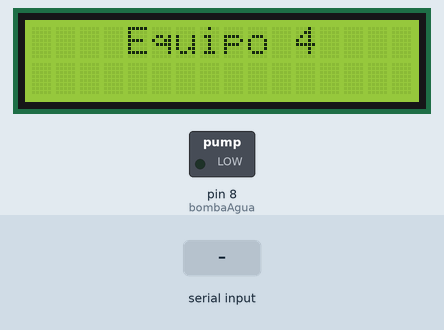
Simulated run of this sketch. Board: Arduino Uno, built with avr-gcc and run on an emulated ATmega328P. Parts: 16×2 character LCD, switched loads named in the sketch (green lamp = pin HIGH). Inputs (shaded band) come from the test bench. What the sketch prints to the serial monitor is not drawn.

Above: at 1.2 s.
1.3 s: "H:\n" received over Serial
At 3.2 s:
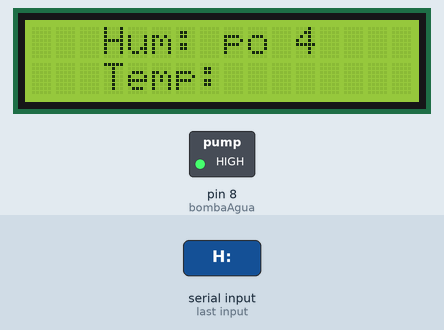
3.5 s: " T:\n" received over Serial
At 5.0 s:
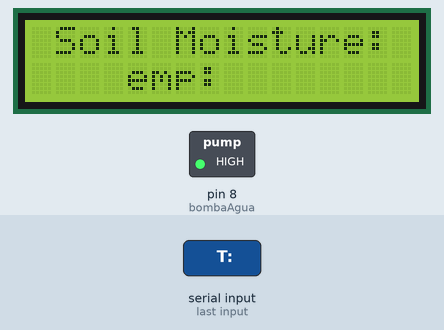
5.5 s: " SoilMoisture:\n" received over Serial
At 6.8 s:
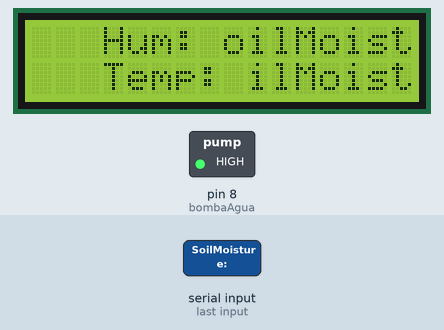
7.5 s: " State:\n" received over Serial
At 8.4 s:
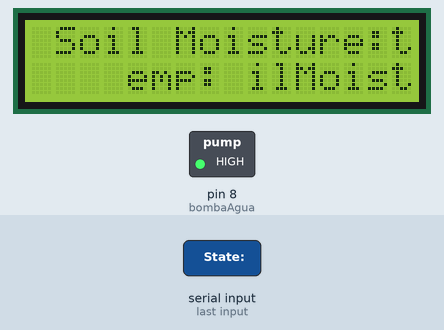
9.5 s: " Temp:\n" received over Serial
At 11.2 s:
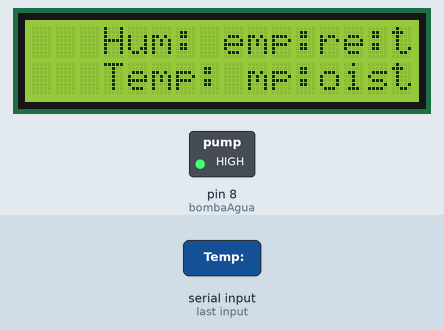
11.5 s: " B:\n" received over Serial
At 13.0 s:
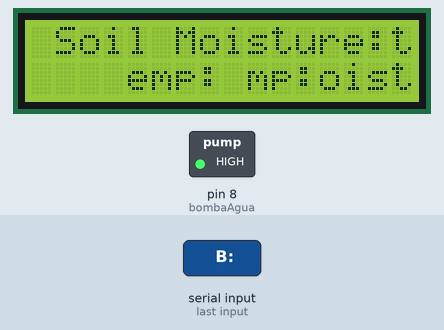
Timing chart, 0 to 14.5 s (numbered marks = the images above; inputs shaded):
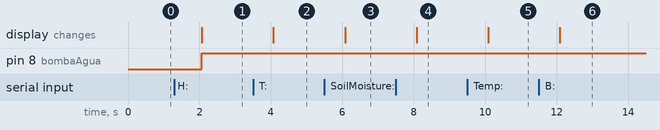

The sketch:

Arduino.ino
```cpp
#include <Wire.h>

#include <LiquidCrystal.h>

LiquidCrystal lcd(2,3,4,5,6,7);
int bombaAgua = 8;


void setup() {
  lcd.begin(16,2);
  Serial.begin(115200);
  while (!Serial) {
    ;
    }
  lcd.print("    Equipo 4");
  pinMode(bombaAgua, OUTPUT);
}

  bool turno = true;

void loop() {

  if (Serial.available() > 0) {

    String dataReceived = Serial.readStringUntil('\n');
    dataReceived.trim();
    int hIndex = dataReceived.indexOf("H:");
    int tIndex = dataReceived.indexOf(" T:");
    int vHIndex = dataReceived.indexOf(" SoilMoisture:");
    int estIndex = dataReceived.indexOf(" State:");
    int tempIndex = dataReceived.indexOf(" Temp:");
    int inteIndex = dataReceived.indexOf(" B:");

    String humedad = dataReceived.substring(hIndex + 2, tIndex);
    String temperatura = dataReceived.substring(tIndex + 3, vHIndex);
    String sm = dataReceived.substring(vHIndex + 14, estIndex);
    String est = dataReceived.substring(estIndex + 7, tempIndex);
    String temp = dataReceived.substring(tempIndex + 6, inteIndex);
    String inter = dataReceived.substring(inteIndex+3);


    Wire.setClock(10000);
    lcd.setCursor(0, 0);
    if (turno) {
      lcd.print("   Hum: ");
      lcd.print(humedad);
      lcd.setCursor(0, 1);
      lcd.print("   Temp: ");
      lcd.print(temperatura);
    } else {
      lcd.print(" Soil Moisture:");
      lcd.setCursor(0, 1);
      lcd.print("    " + sm);
    }

    turno = !turno;

    if(inter == "1"){
      if(temp.toInt() != 0){
        Wire.setClock(10000);
        lcd.begin(16, 2);
        lcd.print("   Regando... ");
        digitalWrite(bombaAgua, LOW);
        lcd.clear();
        delay(temp.toInt());

      }
    }else{
      digitalWrite(bombaAgua, HIGH);
    }


    if(est.length() == 2){
      Wire.setClock(10000);
      lcd.begin(16, 2);
      lcd.print("   Regando... ");
      digitalWrite(bombaAgua, LOW);
      lcd.clear();
      delay(5000);
    }else{
      digitalWrite(bombaAgua, HIGH);
    }

    String off = "false";
    Serial.println(off);
  }
  delay(1000);
}
```

Measured:
- after the input at 1.3 s, pin 8 (bombaAgua): LOW → HIGH after 0.77 s; the display: changes after 0.77 s (image 1)
- after the input at 3.5 s, the display: changes after 0.57 s (image 2)
- after the input at 5.5 s, the display: changes after 0.58 s (image 3)
- after the input at 7.5 s, the display: changes after 0.58 s (image 4)
- after the input at 9.5 s, the display: changes after 0.59 s (image 5)
- after the input at 11.5 s, the display: changes after 0.59 s (image 6)
